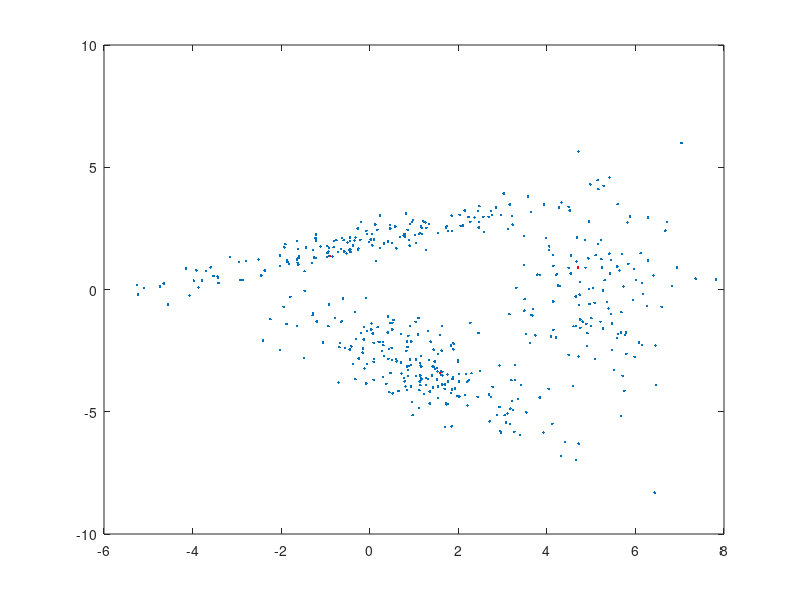

Here is the MATLAB script that generated this plot:
close all;
clear all;

load gmm_data;

K = 3;

[R, C] = size(X);

miu = X(:, 1:3);

X_rep = repmat(X, 3, 1);

cost_prev = 0;

learning_rate = 0.001;

while(true)

    miu_re = reshape(miu, [R * K, 1]);

    dist = (X_rep - repmat(miu_re, 1, C)).^2;

    dist = reshape(dist, [R, K * C]);

    dist = sum(dist);

    dist = reshape(dist, [K, C]);

    [val, ind] = min(dist);

    r = zeros(C, K);

    for i = 1 : C
        r(i, ind(i)) = 1;
        miu(:,ind(i)) = miu(:,ind(i)) + learning_rate*(X(:,i) - miu(:,ind(i)));
    end

    cost = sum(sum(r' .* dist));

    abs(cost - cost_prev)
    
    if(abs(cost - cost_prev) < 0.001)
        break;
    end
    
    cost_prev = cost;
end

 plot(X(1,:), X(2,:), '.');
 hold on;
 plot(miu(1,:), miu(2,:), 'r.');

